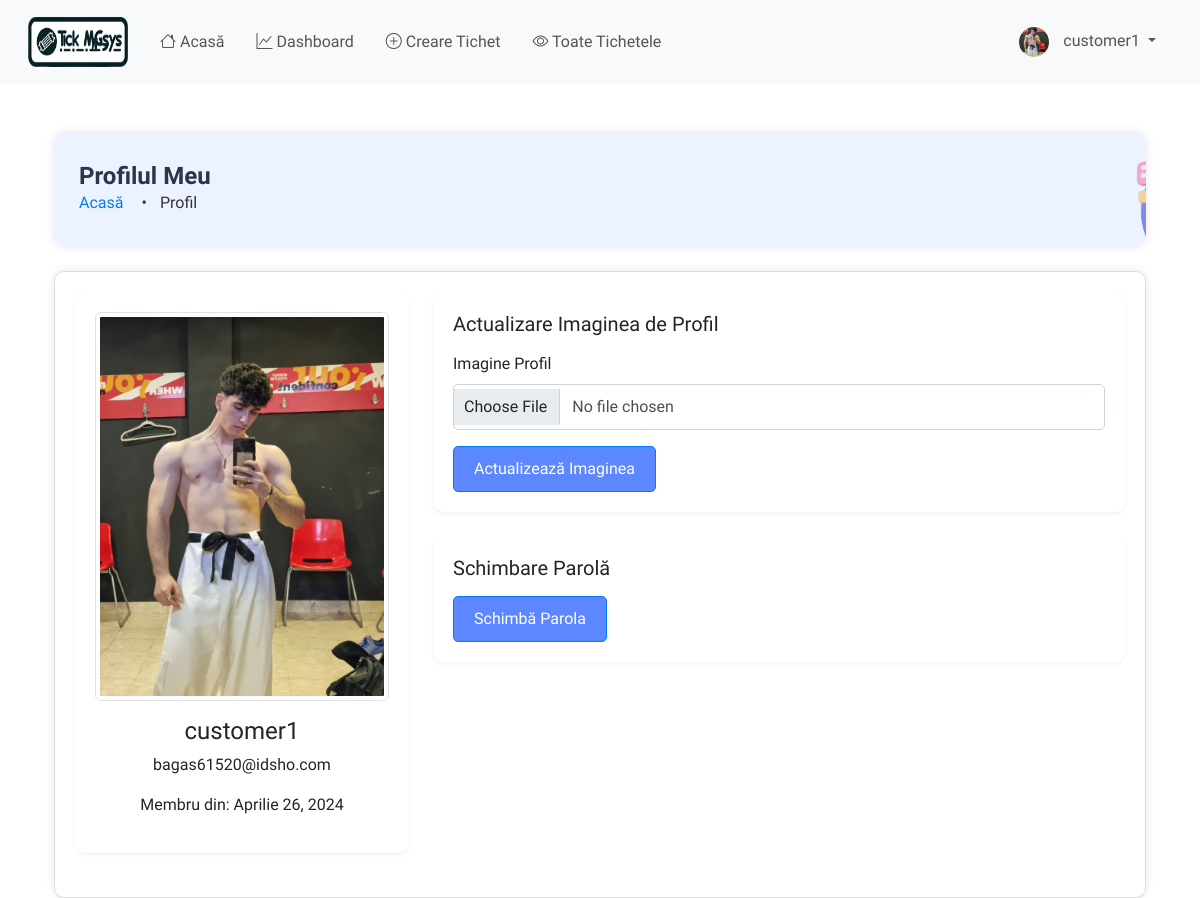
Before: /accounts/profile/ (signed in) with the older database file.
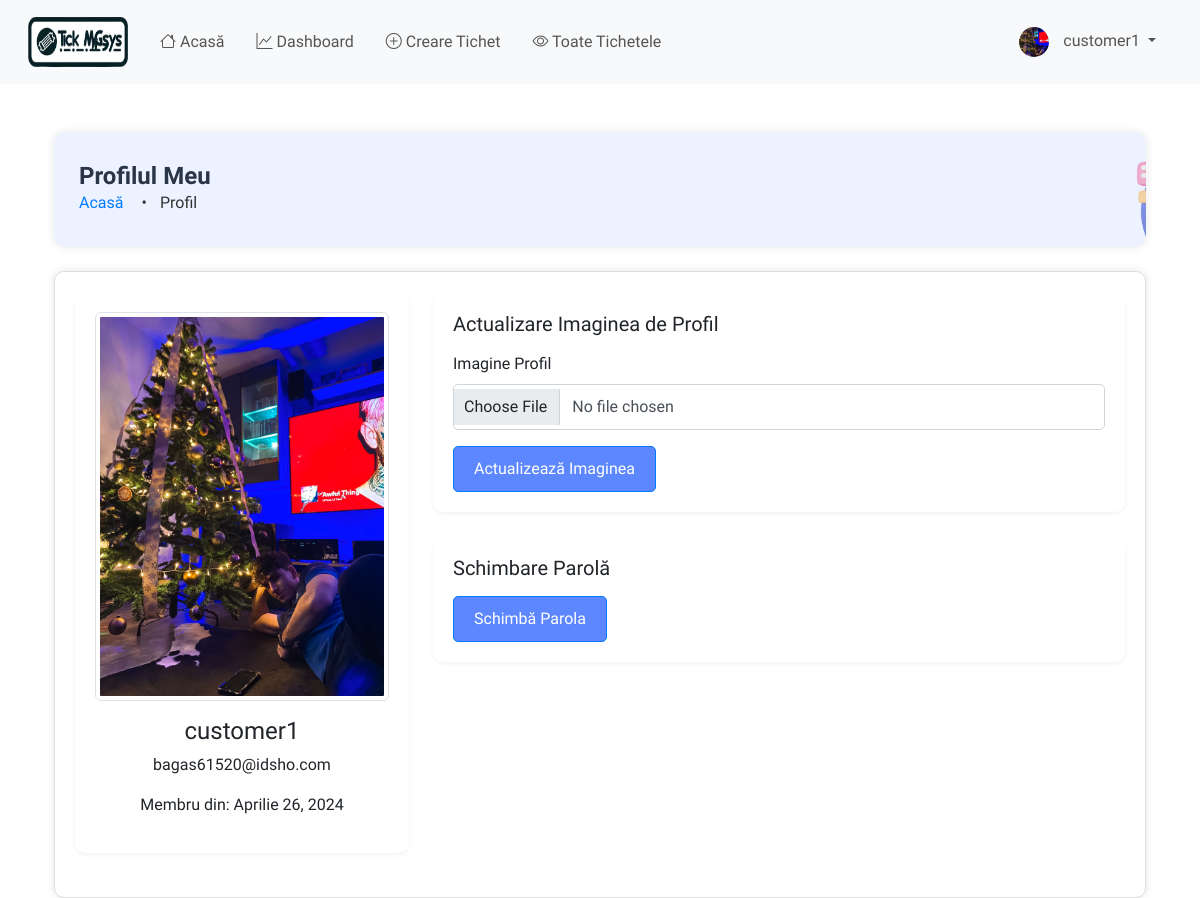
After: the same page with the newer database file.
### users/models.py (models this page shows, shortened)
class User(AbstractUser):
    is_customer = models.BooleanField(default=False)
    is_engineer = models.BooleanField(default=False)
    is_admin = models.BooleanField(default=False)  # New field for admin users
    profile_image = models.ImageField(upload_to='profile_images/', default='profile_images/default.png')

### users/views.py (the view)
# urls.py: path('profile/', views.profile, name='profile'),
def profile(request):
    if request.method == 'POST':
        form = ProfileImageForm(request.POST, request.FILES, instance=request.user)
        if form.is_valid():
            form.save()
            return redirect('profile')
    else:
        form = ProfileImageForm(instance=request.user)
    return render(request, 'users/profile.html', {'form': form})

### users/form.py
class ProfileImageForm(forms.ModelForm):
    class Meta:
        model = User
        fields = ['profile_image']
        widgets = {
            'profile_image': forms.FileInput(attrs={'class': 'form-control'}),
        }

### templates/users/profile.html (shortened to what this page needs)
{% extends 'base.html' %}
{% load static %}
{% block content %}
<div class="container mt-5">
    <div class="header-box mb-4">
        <div class="header-content">
            <h1 class="header-title">Profilul Meu</h1>
            <nav class="breadcrumb">
                <a class="breadcrumb-item" href="{% url 'home' %}">Acasă</a>
                <span class="breadcrumb-item active">Profil</span>
                <img src="{% static 'images/breadcrumb.png' %}" alt="Icon Breadcrumb" class="breadcrumb-icon">
            </nav>
        </div>
    </div>
    <div class="content-box">
        <div class="row">
            <div class="col-md-4 mb-4">
                <div class="card text-center">
                    <div class="card-body">
                            <img src="{{ user.profile_image.url }}" alt="Imagine Profil" class="img-thumbnail mb-3">
                        <h4>{{ user.username }}</h4>
                        <p>{{ user.email }}</p>
                        <p>Membru din: {{ user.date_joined|date:"F j, Y" }}</p>
                    </div>
                </div>
            </div>
            <div class="col-md-8 mb-4">
                <div class="card mb-4">
                    <div class="card-body">
                        <h5 class="card-title mb-3">Actualizare Imaginea de Profil</h5>
                        <form method="post" enctype="multipart/form-data">
                            <div class="mb-3">
                                <label for="profile_image" class="form-label">Imagine Profil</label>
                                <input type="file" class="form-control" id="profile_image" name="profile_image">
                            </div>
                            <button type="submit" class="btn btn-primary">Actualizează Imaginea</button>
                        </form>
                    </div>
                </div>
                <div class="card">
                    <div class="card-body">
                        <h5 class="card-title mb-3">Schimbare Parolă</h5>
                        <a href="{% url 'change_password' %}" class="btn btn-primary">Schimbă Parola</a>
                    </div>
                </div>
            </div>
        </div>
    </div>
</div>
{% endblock %}

### templates/base.html (shortened to what this page needs)
{% load static %}
<!DOCTYPE html>
<html lang="ro">
  <head>
    <link
      href="https://cdn.jsdelivr.net/npm/bootstrap@5.2.3/dist/css/bootstrap.min.css"
      rel="stylesheet"
    />
    <link
      rel="stylesheet"
      href="https://cdnjs.cloudflare.com/ajax/libs/font-awesome/6.0.0-beta3/css/all.min.css"
    />
    <link
      rel="stylesheet"
      href="https://cdnjs.cloudflare.com/ajax/libs/bootstrap-icons/1.8.1/font/bootstrap-icons.min.css"
    />
    <link rel="stylesheet" href="{% static 'styles/main.css' %}?v=1" />
  </head>
  <body>
    {% if request.user.is_customer %}
    <nav class="navbar navbar-expand-lg navbar-light bg-light">
      <div class="container-fluid">
        <a class="navbar-brand" href="/">
          <img
            class="logo"
            src="{% static 'images/logo.png' %}"
            alt="Tick MNGsys"
          />
        </a>
        <div class="collapse navbar-collapse" id="navbarContent">
          <ul class="navbar-nav me-auto mb-2 mb-lg-0">
            <li class="nav-item">
              <a
                class="nav-link {% if request.resolver_match.url_name == 'home' %}active{% endif %}"
                href="/"
                ><i class="bi bi-house"></i> Acasă</a
              >
            </li>
           <li class="nav-item">
              <a
                class="nav-link {% if request.resolver_match.url_name == 'dashboard' %}active{% endif %}"
                href="{% url 'dashboard' %}"
                ><i class="bi bi-graph-up"></i> Dashboard</a
              >
            </li>
            <li class="nav-item">
              <a
                class="nav-link {% if request.resolver_match.url_name == 'create-ticket' %}active{% endif %}"
                href="{% url 'create-ticket' %}"
                ><i class="bi bi-plus-circle"></i> Creare Tichet</a
              >
            </li>
            <li class="nav-item">
              <a
                class="nav-link {% if request.resolver_match.url_name == 'all-tickets' %}active{% endif %}"
                href="{% url 'all-tickets' %}"
                ><i class="bi bi-eye"></i> Toate Tichetele</a
              >
            </li>
          </ul>
          <ul class="navbar-nav ms-auto mb-2 mb-lg-0">
            <li class="nav-item dropdown">
              <a
                class="nav-link dropdown-toggle"
                href="#"
                id="navbarDropdown"
                role="button"
                data-bs-toggle="dropdown"
                aria-expanded="false"
              >
                <img
                  src="{{ request.user.profile_image.url }}"
                  alt="Profile Image"
                  class="profile-image"
                />
                {{ request.user.username }}
              </a>
            </li>
          </ul>
        </div>
      </div>
    </nav>
{% endif %}
    <div class="container mt-5">
       {% block content %}{% endblock %}
    </div>
  </body>
</html>

### static/styles/main.css (style rules this page uses)
.logo { width: 100px; height: 50px; }
.profile-image { width: 34px; height: 34px; border-radius: 50%; object-fit: cover; }
.card { border-radius: 10px; box-shadow: 0 2px 4px rgba(0, 0, 0, 0.05); border: none; }
.card-body { padding: 20px; font-size: 16px; }
.btn { font-size: 0.8rem; padding: 5px 8px; }
.content-box { border: 1px solid #ddd; border-radius: 10px; padding: 20px; background-color: #fff; box-shadow: 0 0 10px rgba(0, 0, 0, 0.1); }
.header-box { height: 115px; box-sizing: border-box; display: flex; flex-flow: wrap; width: 100%; background-color: rgb(236, 242, 255); border-radius: 12px; padding: 30px 25px 20px; margin-bottom: 30px; position: relative; overflow: hidden; box-shadow: 0 0 10px rgba(0, 0, 0, 0.1); }
.header-content { display: flex; flex-direction: column; }
.header-title { margin: 0; font-size: 24px; font-weight: bold; color: #333; }
.breadcrumb { margin: 0; padding: 0; background: none; list-style: none; display: flex; align-items: center; }
.breadcrumb-item { color: #007bff; text-decoration: none; margin-right: 5px; }
.breadcrumb-item.active { color: #333; }
.breadcrumb-item + .breadcrumb-item::before { content: '•'; margin: 0 5px; color: #333; }
.breadcrumb img.breadcrumb-icon { position: absolute; margin-top: 15px; margin-left: 1055px; width: 165px; height: 165px; object-fit: contain; border-radius: 5px; }
.profile-image { width: 30px; height: 30px; border-radius: 50%; margin-right: 10px; vertical-align: middle; }
.navbar { background-color: #FAFAFC; padding: 0.75rem 1rem; z-index: 999; display: flex; justify-content: center; align-items: center; }
.navbar .navbar-brand { font-size: 1.5rem; color: #333; }
.navbar .navbar-nav .nav-link { color: #555; padding: 0.5rem 1rem; }
.navbar .profile-image { width: 30px; height: 30px; border-radius: 50%; }
.header-title { font-weight: 600; color: #2A3547; }
.btn-primary { background-color: #007bff; border-color: #007bff; color: white; padding: 10px 20px; font-size: 16px; border-radius: 5px; transition: background-color 0.3s, box-shadow 0.3s; }
.form-control { border-radius: 5px; padding: 10px; border: 1px solid #ced4da; font-size: 16px; color: #495057; }
.btn-primary { background-color: #5d87ff; color: white; padding: 10px 20px; font-size: 16px; transition: background-color 0.3s, box-shadow 0.3s; }
body { font-family: "Plus Jakarta Sans", sans-serif; font-optical-sizing: auto; font-weight: 400; font-style: normal; }

Changed rows visible on the page:
changed User "customer1": user.profile_image: a different picture; profile_image: a different picture
